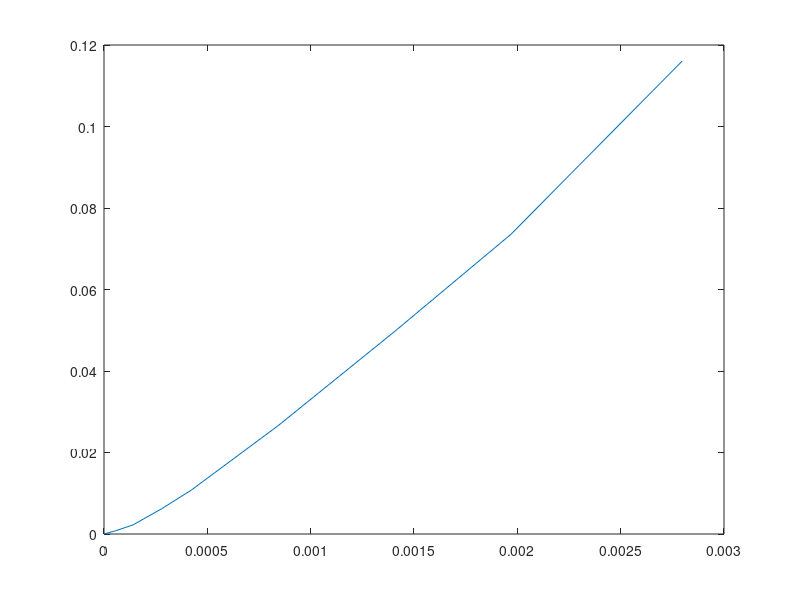
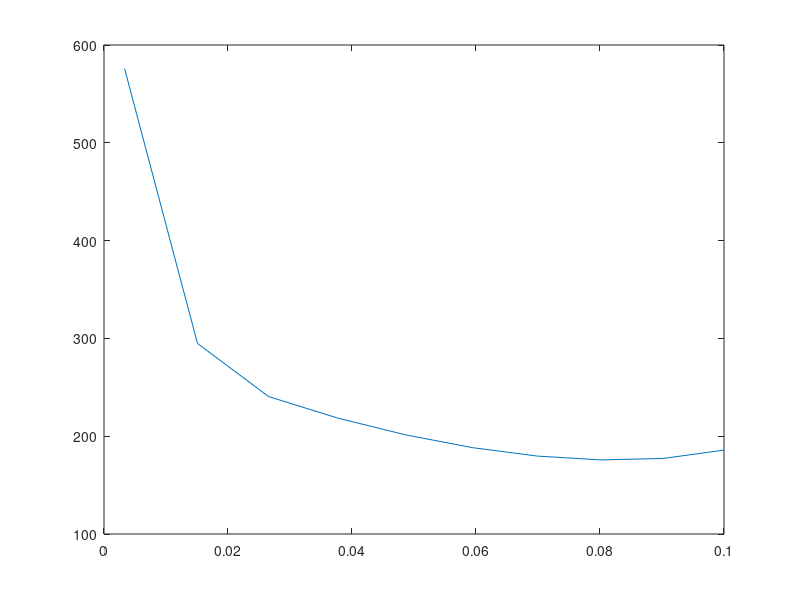

Write the MATLAB code that produced these figures, in order.
clear; close all;
yentry = 0.1;
Yentry = yentry/(1-yentry);
xentry = 0;
yexit = 0.03*0.1/(0.03*0.1+0.9);
Yexit = yexit/(1-yexit);
mw = 0.1*64+0.9*29;
Vs = 1500/mw*0.9;
xeqbm = [0 0.562 1.403 2.8 4.22 8.42 14.03 19.65 27.9]*10^(-4);
yeqbm = [0 0.792 2.23 6.19 10.65 25.9 47.3 68.5 104]*(10^(-3));
xy = spline(yeqbm,xeqbm);
%part a
Xeqbm = xeqbm./(1-xeqbm);
Yeqbm = yeqbm./(1-yeqbm);
figure(1);
title('EqbmPlot')
xlabel('Xeqbm')
ylabel('Yeqbm')
plot(Xeqbm,Yeqbm);
XY = spline(Yeqbm,Xeqbm);
Xexit = ppval(XY,Yentry);
Lsmin = Vs*(Yentry-Yexit)/(Xexit);
%Part b
kx=1.25;
ky=0.075;
cs = 0.781;
Ls = 1.25*Lsmin;
%operating line in terms of mole ratio
OL = @(val)(Vs/Ls).*(val - Yexit);
%n points on operating line
n = 10;
Y = linspace(Yexit,Yentry,n);
X = OL(Y);
x = X./(1+X);
y = Y./(1+Y);
%From n points, draw lines of slope -kx/ky and find intersection at eqbm
%curve. Substitute Xi in terms of the line equation & curve equation,
%equate them and set to zero
func = @(yi)(-ky/kx*(yi-y)+x) - ppval(xy,yi);
yi = fsolve(func,zeros(1,n));
%Value of function to be integrated
f = (1+Y)./((y-yi).*(1-y));
%Integrate yis using trapezoidal rule
AUC = trapz(y,f);
H = AUC*(Vs/(cs*3600*ky));
figure(2);
title('f(y) vs y(mole fraction)')
xlabel('y')
ylabel('f(y)')
plot(y,f)
